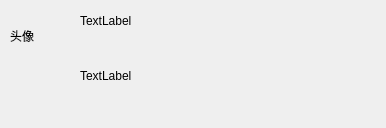
<?xml version="1.0" encoding="UTF-8"?>
<ui version="4.0">
 <class>AdvancedBubble</class>
 <widget class="QWidget" name="AdvancedBubble">
  <property name="geometry">
   <rect>
    <x>0</x>
    <y>0</y>
    <width>386</width>
    <height>128</height>
   </rect>
  </property>
  <property name="windowTitle">
   <string>Form</string>
  </property>
  <widget class="QLabel" name="headimg_label">
   <property name="geometry">
    <rect>
     <x>10</x>
     <y>10</y>
     <width>51</width>
     <height>51</height>
    </rect>
   </property>
   <property name="text">
    <string>头像</string>
   </property>
  </widget>
  <widget class="QLabel" name="name_label">
   <property name="geometry">
    <rect>
     <x>80</x>
     <y>10</y>
     <width>68</width>
     <height>21</height>
    </rect>
   </property>
   <property name="text">
    <string>TextLabel</string>
   </property>
  </widget>
  <widget class="QLabel" name="content_label">
   <property name="geometry">
    <rect>
     <x>80</x>
     <y>40</y>
     <width>291</width>
     <height>71</height>
    </rect>
   </property>
   <property name="text">
    <string>TextLabel</string>
   </property>
  </widget>
 </widget>
 <resources/>
 <connections/>
</ui>
